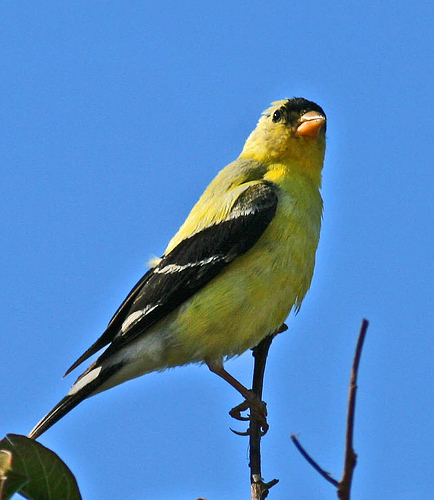
#> input picture bird.JPEG, 434 x 500 px
$ python low_rob.py
#> lines starting #> are read from the running program, lines starting #| are printed output that depends on the picture
import cv2
import numpy as np
import matplotlib.pyplot as plt

img = cv2.imread("./bird.JPEG")
#> img is the input picture: shape (500, 434, 3); mean B, G, R 192.1, 136.8, 84.6

# BGR颜色通道分离
blue, green, red = cv2.split(img)
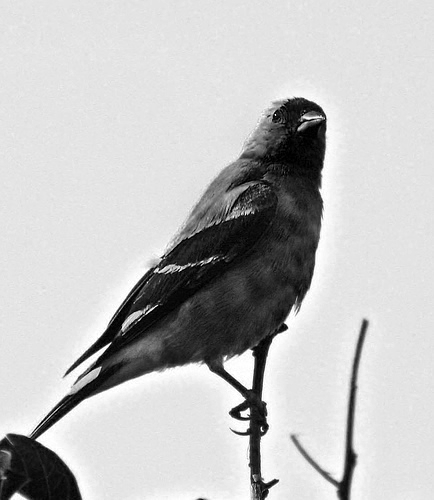
#> blue: shape (500, 434); min 0, max 255, mean 192.1
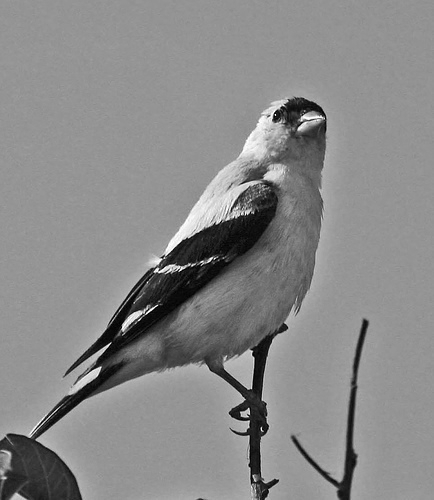
#> green: shape (500, 434); min 0, max 255, mean 136.8
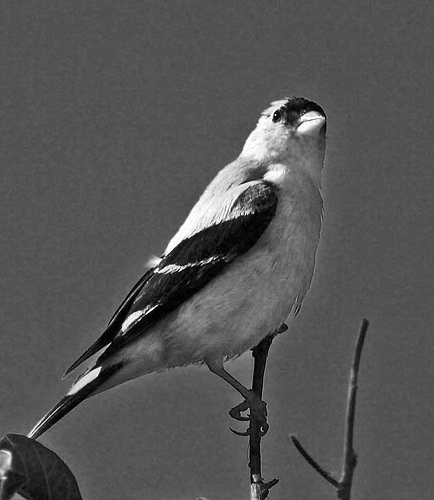
#> red: shape (500, 434); min 0, max 255, mean 84.6

# 对每个颜色通道分别进行傅里叶变换
dft_blue = cv2.dft(np.float32(blue), flags=cv2.DFT_COMPLEX_OUTPUT)
dft_green = cv2.dft(np.float32(green), flags=cv2.DFT_COMPLEX_OUTPUT)
dft_red = cv2.dft(np.float32(red), flags=cv2.DFT_COMPLEX_OUTPUT)

# 将低频中心位置移动到频域左上角
dft_shift_blue = np.fft.fftshift(dft_blue)
dft_shift_green = np.fft.fftshift(dft_green)
dft_shift_red = np.fft.fftshift(dft_red)

# 计算中心位置，行列
rows, cols = img.shape[:2]
#> rows = 500; cols = 434
crow, ccol = int(rows / 2), int(cols / 2)
#> crow = 250; ccol = 217

# 创建一个大小和图像相同的掩膜
mask = np.zeros((rows, cols, 2), np.uint8)
# 中心位置设置为1
mask[crow - 30:crow + 30, ccol - 30:ccol + 30] = 1

# 对每个颜色通道进行频域滤波
f_shift_blue = dft_shift_blue * mask
f_shift_green = dft_shift_green * mask
f_shift_red = dft_shift_red * mask

# 将低频中心位置移回到原位置
i_shift_blue = np.fft.ifftshift(f_shift_blue)
i_shift_green = np.fft.ifftshift(f_shift_green)
i_shift_red = np.fft.ifftshift(f_shift_red)

# 对每个颜色通道进行傅里叶反变换
i_blue = cv2.idft(i_shift_blue)
i_green = cv2.idft(i_shift_green)
i_red = cv2.idft(i_shift_red)

# 合并颜色通道
filtered_img = cv2.merge((i_blue[:, :, 0], i_green[:, :, 0], i_red[:, :, 0]))
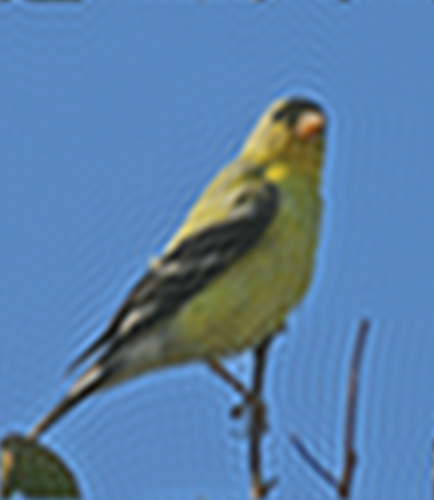
#> filtered_img: shape (500, 434, 3) float32; mean of channels 0, 1, 2 41684200, 29687212, 18366576; drawn with min black and max white

# 显示原图和滤波后的图像
plt.subplot(121)
plt.imshow(cv2.cvtColor(img, cv2.COLOR_BGR2RGB))
plt.title("Original")
plt.axis('off')

plt.subplot(122)
plt.imshow(cv2.cvtColor(filtered_img, cv2.COLOR_BGR2RGB))
plt.title("Filtered")
plt.axis('off')

plt.show()
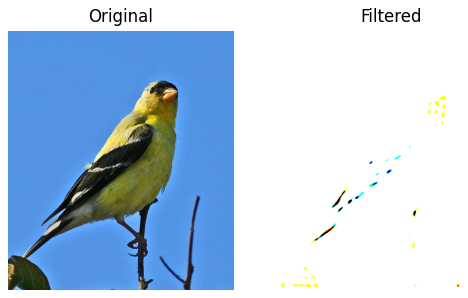
#> figure drawn by matplotlib, 2 panels
